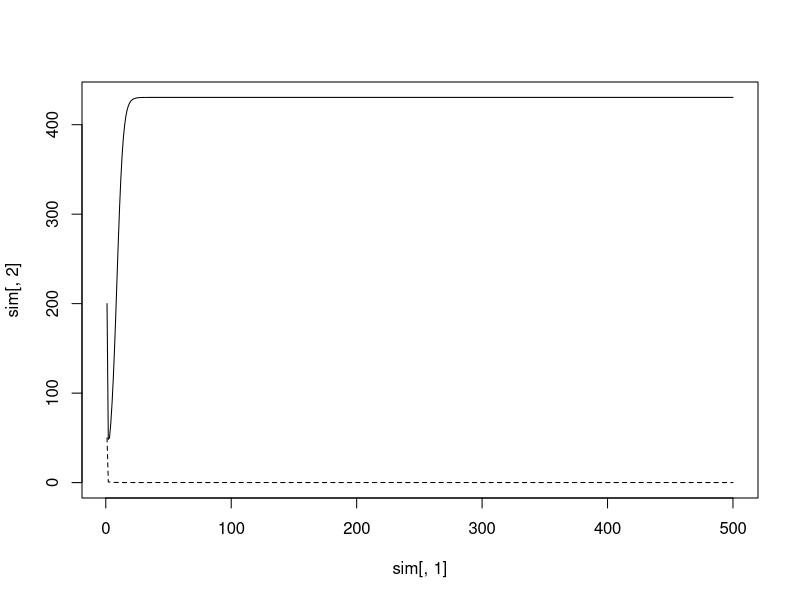
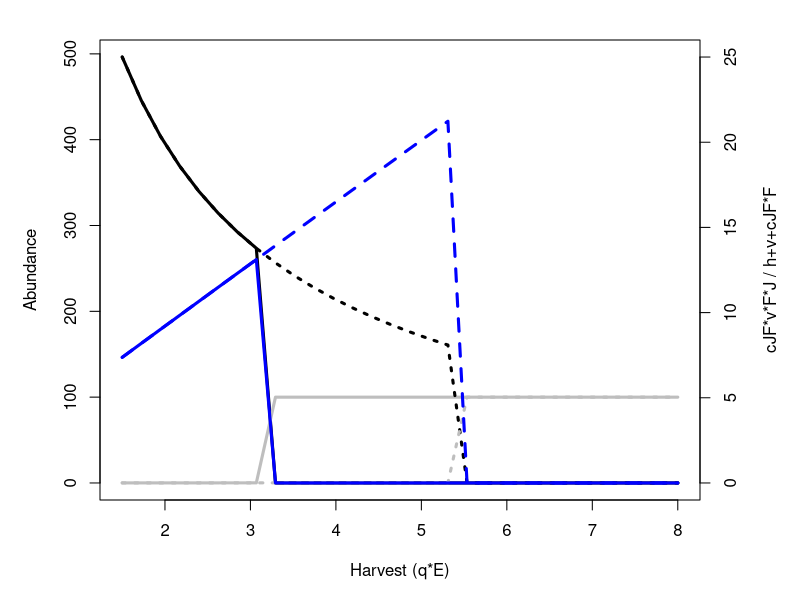
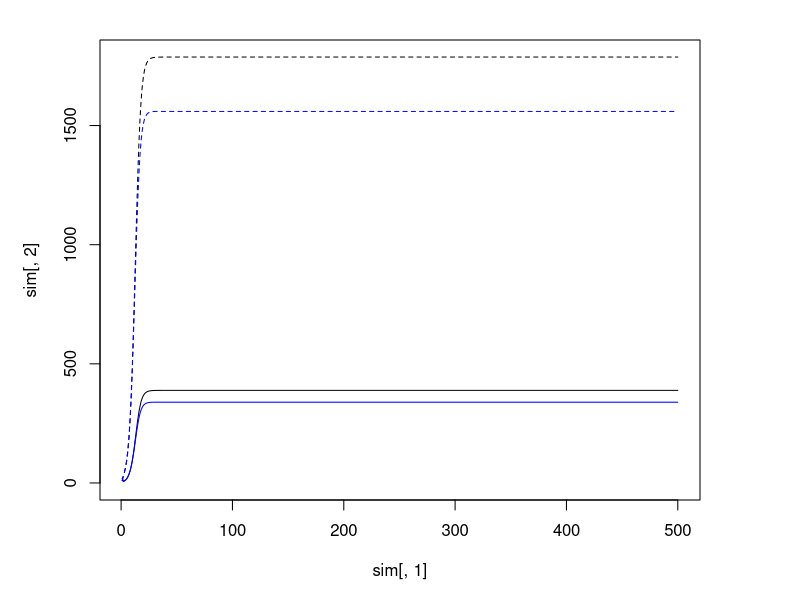
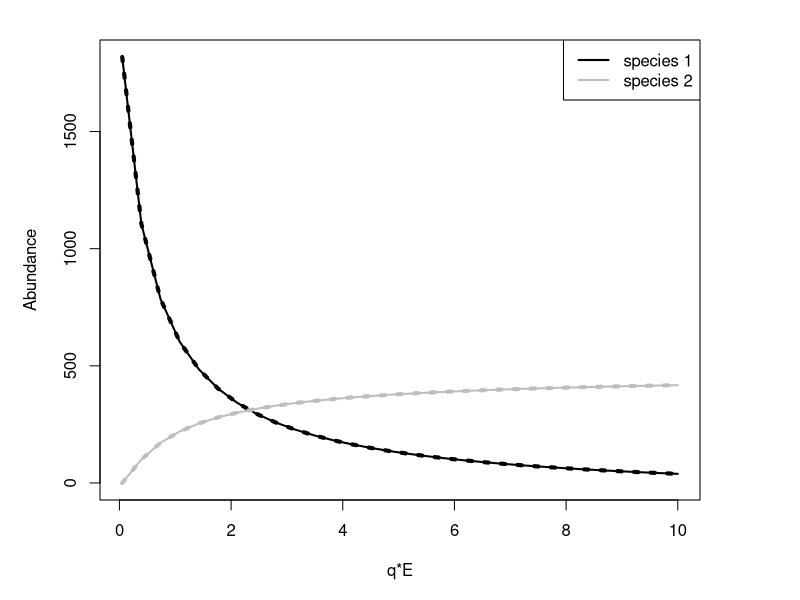
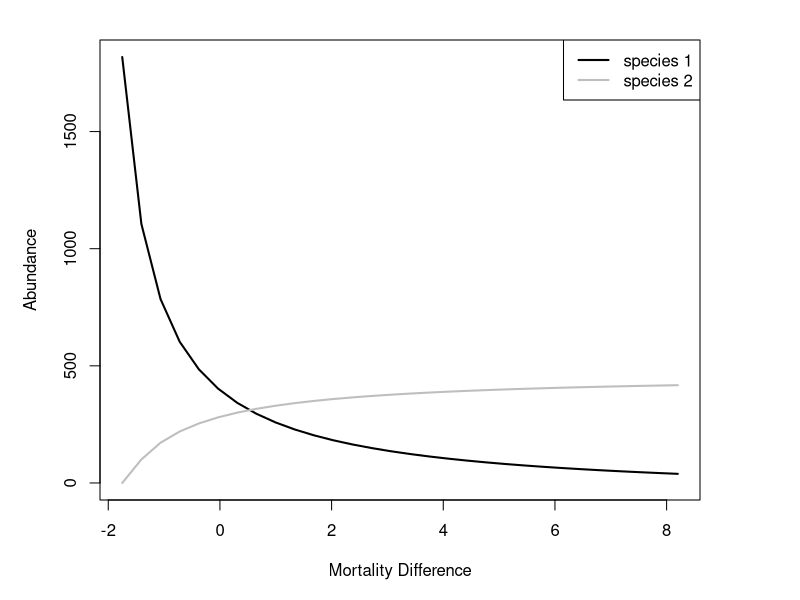
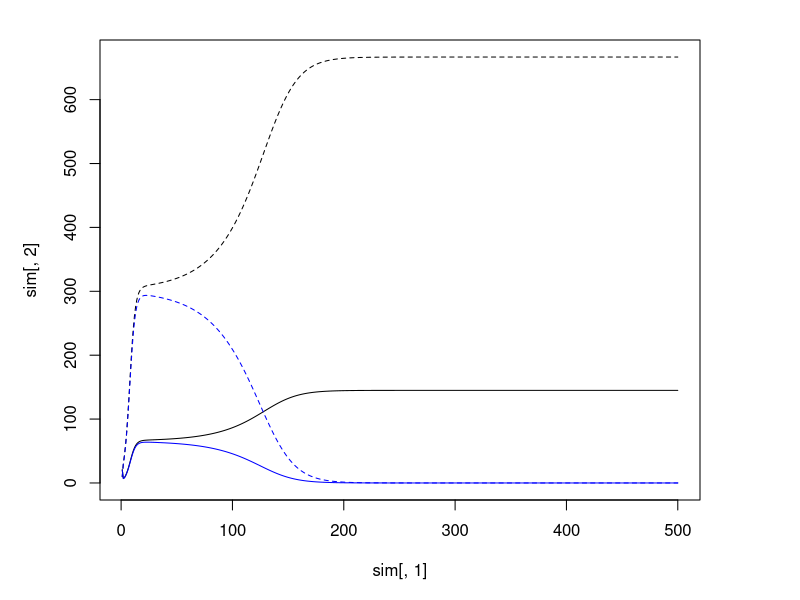
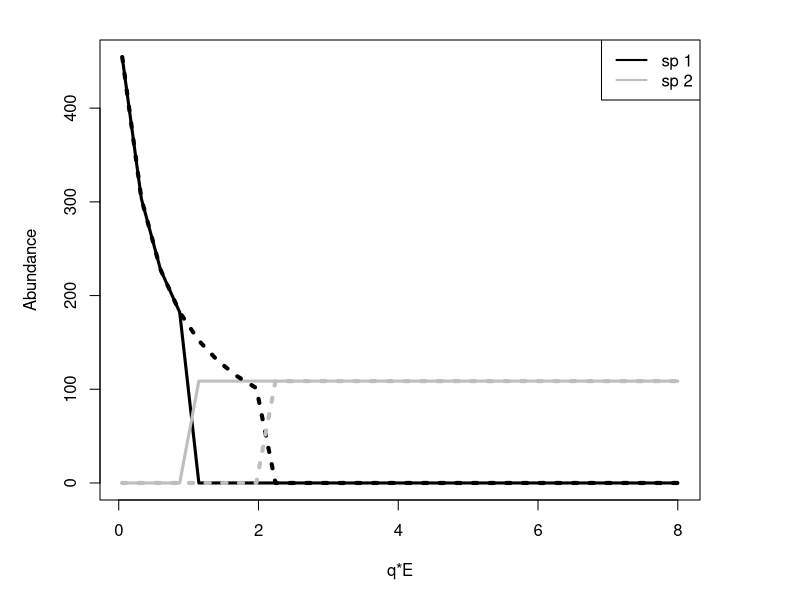
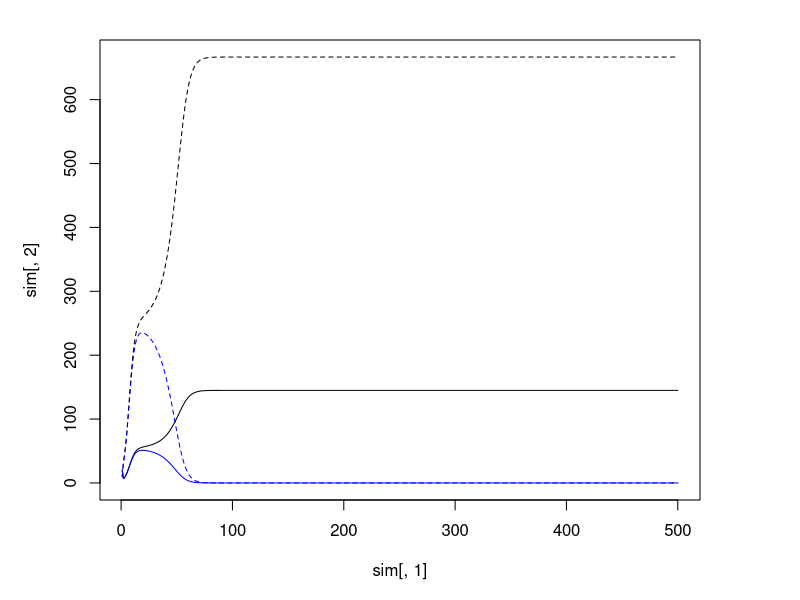

Source code (R) for these figures, in order:
library(deSolve)
simBiggs<-function(t,y,params){
  A<-y[1]
  F<-y[2]
  J<-y[3]
  with(as.list(params),{
    dAdt=-qE*A+(s-1)*A+s*J
    dFdt=Df*(Fr-F)-cFA*F*A
    dJdt=-cJA*J*A-(cJF*v*F*J)/(h+v+cJF*F)+f*A
    return(list(c(dAdt,dFdt,dJdt)))
  })
}
times=1:500
p=c(qE=1.8,s=0.5,Df=0.1,Fr=100,cFA=0.3,cJA=0.001,cJF=0.5,v=1,h=8,f=2)
y0=c(200,50,10)
sim=ode(y=y0,times=times,func=simBiggs,parms=p)
sim[nrow(sim),]
plot(sim[,1],sim[,2],type='l',ylim=c(0,max(sim[,2:3])))
lines(sim[,1],sim[,3],lty=2)
store=data.frame(qEs=seq(1.5,8,length.out=30),A=0,P=0,J=0,ref=0)
y0=c(20,100,40)
for(i in 1:nrow(store)){
  p=c(qE=store$qEs[i],s=0.5,Df=0.1,Fr=100,cFA=0.3,cJA=0.001,cJF=0.5,v=1,h=8,f=2)
  sim=ode(y=y0,times=times,func=simBiggs,parms=p)
  store$A[i]=sim[nrow(sim),2]
  store$P[i]=sim[nrow(sim),3]
  store$J[i]=sim[nrow(sim),4]
  store$ref[i]=(0.5*1*sim[nrow(sim),3]*sim[nrow(sim),4])/(8+1+0.5*sim[nrow(sim),3])
}
store2=data.frame(qEs=seq(1.5,8,length.out=30),A=0,P=0,J=0,ref=0)
y0=c(200,10,40)
for(i in 1:nrow(store)){
  p=c(qE=store2$qEs[i],s=0.5,Df=0.1,Fr=100,cFA=0.3,cJA=0.001,cJF=0.5,v=1,h=8,f=2)
  sim=ode(y=y0,times=times,func=simBiggs,parms=p)
  store2$A[i]=sim[nrow(sim),2]
  store2$P[i]=sim[nrow(sim),3]
  store2$J[i]=sim[nrow(sim),4]
  store2$ref[i]=(0.5*1*sim[nrow(sim),3]*sim[nrow(sim),4])/(8+1+0.5*sim[nrow(sim),3])
}
par(mar=c(5,5,2,5))
plot(store$qEs,store$A,lwd=3,type='l', ylab = "Abundance", xlab = "Harvest (q*E)")
lines(store$qEs,store$P,lwd=3,col='grey')
lines(store2$qEs,store2$A,lwd=3,lty=3)
lines(store2$qEs,store2$P,lwd=3,col='grey',lty=3)
par(new=T)
plot(store$qEs,store$ref,axes = F, type = 'l',xlab = NA,ylab = NA,col="blue",ylim=c(0,25),lwd=3)
lines(store2$qEs,store2$ref,lty=2,lwd=3,col="blue")
axis(side=4)
mtext(side=4,line=3,'cJF*v*F*J / h+v+cJF*F')

#### ADDING SECOND SPECIES IN ####

simBiggs2<-function(t,y,params){
  A1<-y[1]
  A2<-y[2]
  J1<-y[3]
  J2<-y[4]
  with(as.list(params),{
    dA1dt=-qE1*A1+(s1-1)*A1+s1*J1
    dA2dt=-qE2*A2+(s2-1)*A2+s2*J2
    dJ1dt=-cJ1A1*J1*A1-(cJ1A2*v1*A2*J1)/(h1+v1+cJ1A2*A2)+f1*A1
    dJ2dt=-cJ2A2*J2*A2-(cJ2A1*v2*A1*J2)/(h2+v2+cJ2A1*A1)+f2*A2
    return(list(c(dA1dt,dA2dt,dJ1dt,dJ2dt)))
  })
}
times=1:500
p=c(c(qE1=1.8,s1=0.5,cJ1A1=0.001,cJ1A2=0.001,v1=1,h1=6,f1=2),
    c(qE2=1.8,s2=0.5,cJ2A2=0.001,cJ2A1=0.003,v2=1,h2=10,f2=2))
y0=c(20,20,10,10)
sim=ode(y=y0,times=times,func=simBiggs2,parms=p)
sim[nrow(sim),]
plot(sim[,1],sim[,2],type='l',ylim=c(0,max(sim[,2:5])))
lines(sim[,1],sim[,3],col="blue")
lines(sim[,1],sim[,4],lty=2)
lines(sim[,1],sim[,5],lty=2,col="blue")


### RUNNING OVER A RANGE OF HARVESTS

store=data.frame(qEs=seq(.05,10,length.out=30),A1=0,A2=0,J1=0,J2=0)
y0=c(10,200,40,40)
for(i in 1:nrow(store)){
  p=c(c(qE1=store$qEs[i],s1=0.5,cJ1A1=0.001,cJ1A2=0.001,v1=1,h1=6,f1=2),
      c(qE2=1.8,s2=0.5,cJ2A2=0.001,cJ2A1=0.005,v2=1,h2=10,f2=2))
  sim=ode(y=y0,times=times,func=simBiggs2,parms=p)
  store$A1[i]=sim[nrow(sim),2]
  store$A2[i]=sim[nrow(sim),3]
  store$J1[i]=sim[nrow(sim),4]
  store$J2[i]=sim[nrow(sim),5]
}
plot(store$qEs,store$A1,lwd=2,type='l',ylim=c(0,max(store[,2:3])),ylab = "Abundance",xlab = "q*E")
lines(store$qEs,store$A2,lwd=2,col='grey')
legend("topright",legend = c("species 1", "species 2"), col = c("black","grey"),lwd=2)
store2=data.frame(qEs=seq(.05,10,length.out=30),A1=0,A2=0,J1=0,J2=0)
y0=c(200,10,40,40)
for(i in 1:nrow(store)){
  p=c(c(qE1=store$qEs[i],s1=0.5,cJ1A1=0.001,cJ1A2=0.001,v1=1,h1=6,f1=2),
      c(qE2=1.8,s2=0.5,cJ2A2=0.001,cJ2A1=0.005,v2=1,h2=10,f2=2))
  sim=ode(y=y0,times=times,func=simBiggs2,parms=p)
  store$A1[i]=sim[nrow(sim),2]
  store$A2[i]=sim[nrow(sim),3]
  store$J1[i]=sim[nrow(sim),4]
  store$J2[i]=sim[nrow(sim),5]
}
lines(store$qEs,store$A1,lwd=4,lty=3)
lines(store$qEs,store$A2,lwd=4,col='grey',lty=3)

plot((store$qEs-1.8),store$A1,lwd=2,type='l',ylim=c(0,max(store[,2:3])),ylab = "Abundance",xlab = "Mortality Difference")
lines((store$qEs-1.8),store$A2,lwd=2,col='grey')
legend("topright",legend = c("species 1", "species 2"), col = c("black","grey"),lwd=2)

#### ADDING JUVENILE COMP. TO 2SPP MODEL ####

simBiggs3<-function(t,y,params){
  A1<-y[1]
  A2<-y[2]
  J1<-y[3]
  J2<-y[4]
  with(as.list(params),{
    dA1dt=-qE1*A1+(s1-1)*A1+s1*J1
    dA2dt=-qE2*A2+(s2-1)*A2+s2*J2
    dJ1dt=-cJ1A1*J1*A1-cJ1A2*A2*J1-(cJ1J2*v1*J2*J1)/(h1+v1+cJ1J2*J2)+f1*A1
    dJ2dt=-cJ2A2*J2*A2-cJ2A1*A1*J2-(cJ2J1*v2*J1*J2)/(h2+v2+cJ2J1*J1)+f2*A2
    return(list(c(dA1dt,dA2dt,dJ1dt,dJ2dt)))
  })
}
times=1:500
p=c(c(qE1=1.8,s1=0.5,cJ1A1=0.003,cJ1A2=0.003,cJ1J2=0.001,v1=1,h1=6,f1=2),
    c(qE2=1.8,s2=0.5,cJ2A2=0.003,cJ2A1=0.003,cJ2J1=0.001,v2=1,h2=6,f2=2))
y0=c(21,20,10,10)
sim=ode(y=y0,times=times,func=simBiggs3,parms=p)
sim[nrow(sim),]
plot(sim[,1],sim[,2],type='l',ylim=c(0,max(sim[,2:5])))
lines(sim[,1],sim[,3],col="blue")
lines(sim[,1],sim[,4],lty=2)
lines(sim[,1],sim[,5],lty=2,col="blue")

### RUNNING OVER A RANGE OF HARVESTS

store=data.frame(qEs=seq(.05,8,length.out=30),A1=0,A2=0,J1=0,J2=0)
y0=c(10,200,40,40)
for(i in 1:nrow(store)){
  p=c(c(qE1=store$qEs[i],s1=0.5,cJ1A1=0.002,cJ1A2=0.002,cJ1J2=0.001,v1=1,h1=1,f1=1),
      c(qE2=1.8,s2=0.5,cJ2A2=0.002,cJ2A1=0.002,cJ2J1=0.001,v2=1,h2=20,f2=1))
  sim=ode(y=y0,times=times,func=simBiggs3,parms=p)
  store$A1[i]=sim[nrow(sim),2]
  store$A2[i]=sim[nrow(sim),3]
  store$J1[i]=sim[nrow(sim),4]
  store$J2[i]=sim[nrow(sim),5]
}
plot(store$qEs,store$A1,lwd=3,type='l',ylim=c(0,max(store[,2:3])),ylab = "Abundance",xlab = "q*E")
lines(store$qEs,store$A2,lwd=3,col='grey')
store2=data.frame(qEs=seq(.05,8,length.out=30),A1=0,A2=0,J1=0,J2=0)
y0=c(200,10,40,40)
for(i in 1:nrow(store)){
  p=c(c(qE1=store2$qEs[i],s1=0.5,cJ1A1=0.002,cJ1A2=0.002,cJ1J2=0.001,v1=1,h1=6,f1=1),
      c(qE2=1.8,s2=0.5,cJ2A2=0.002,cJ2A1=0.002,cJ2J1=0.001,v2=1,h2=6,f2=1))
  sim=ode(y=y0,times=times,func=simBiggs3,parms=p)
  store2$A1[i]=sim[nrow(sim),2]
  store2$A2[i]=sim[nrow(sim),3]
  store2$J1[i]=sim[nrow(sim),4]
  store2$J2[i]=sim[nrow(sim),5]
}
lines(store2$qEs,store2$A1,lwd=4,lty=3)
lines(store2$qEs,store2$A2,lwd=4,col='grey',lty=3)
legend("topright",legend = c("sp 1", "sp 2"), col = c("black","grey"),lwd=2)

#flipping location of juvenile competition and interspecific competition in the model
simBiggs4<-function(t,y,params){
  A1<-y[1]
  A2<-y[2]
  J1<-y[3]
  J2<-y[4]
  with(as.list(params),{
    dA1dt=-qE1*A1+(s1-1)*A1+s1*J1
    dA2dt=-qE2*A2+(s2-1)*A2+s2*J2
    dJ1dt=-cJ1A1*J1*A1-cJ1J2*J2*J1-(cJ1A2*v1*A2*J1)/(h1+v1+cJ1A2*A2)+f1*A1
    dJ2dt=-cJ2A2*J2*A2-cJ2J1*J1*J2-(cJ2A1*v2*A1*J2)/(h2+v2+cJ2A1*A1)+f2*A2
    return(list(c(dA1dt,dA2dt,dJ1dt,dJ2dt)))
  })
}
times=1:500
p=c(c(qE1=1.8,s1=0.5,cJ1A1=0.003,cJ1A2=0.003,cJ1J2=0.001,v1=1,h1=6,f1=2),
    c(qE2=1.8,s2=0.5,cJ2A2=0.003,cJ2A1=0.003,cJ2J1=0.001,v2=1,h2=6,f2=2))
y0=c(21,20,10,10)
sim=ode(y=y0,times=times,func=simBiggs4,parms=p)
sim[nrow(sim),]
plot(sim[,1],sim[,2],type='l',ylim=c(0,max(sim[,2:5])))
lines(sim[,1],sim[,3],col="blue")
lines(sim[,1],sim[,4],lty=2)
lines(sim[,1],sim[,5],lty=2,col="blue")

### RUNNING OVER A RANGE OF HARVESTS

store=data.frame(qEs=seq(.05,8,length.out=30),A1=0,A2=0,J1=0,J2=0)
y0=c(10,200,40,40)
for(i in 1:nrow(store)){
  p=c(c(qE1=store$qEs[i],s1=0.5,cJ1A1=0.002,cJ1A2=0.002,cJ1J2=0.001,v1=1,h1=6,f1=1),
      c(qE2=1.8,s2=0.5,cJ2A2=0.002,cJ2A1=0.002,cJ2J1=0.001,v2=1,h2=6,f2=1))
  sim=ode(y=y0,times=times,func=simBiggs4,parms=p)
  store$A1[i]=sim[nrow(sim),2]
  store$A2[i]=sim[nrow(sim),3]
  store$J1[i]=sim[nrow(sim),4]
  store$J2[i]=sim[nrow(sim),5]
}
plot(store$qEs,store$A1,lwd=3,type='l',ylim=c(0,max(store[,2:3])),ylab = "Abundance",xlab = "Harvest (q*E)")
lines(store$qEs,store$A2,lwd=3,col='grey')
store2=data.frame(qEs=seq(.05,8,length.out=30),A1=0,A2=0,J1=0,J2=0)
y0=c(200,10,40,40)
for(i in 1:nrow(store)){
  p=c(c(qE1=store2$qEs[i],s1=0.5,cJ1A1=0.002,cJ1A2=0.002,cJ1J2=0.001,v1=1,h1=6,f1=1),
      c(qE2=1.8,s2=0.5,cJ2A2=0.002,cJ2A1=0.002,cJ2J1=0.001,v2=1,h2=6,f2=1))
  sim=ode(y=y0,times=times,func=simBiggs4,parms=p)
  store2$A1[i]=sim[nrow(sim),2]
  store2$A2[i]=sim[nrow(sim),3]
  store2$J1[i]=sim[nrow(sim),4]
  store2$J2[i]=sim[nrow(sim),5]
}
lines(store2$qEs,store2$A1,lwd=3,lty=3)
lines(store2$qEs,store2$A2,lwd=3,col='grey',lty=3)
legend("topright",legend = c("sp 1", "sp 2"), col = c("black","grey"),lwd=2)

#taking cannibalism out of the model
simBiggs5<-function(t,y,params){
  A1<-y[1]
  A2<-y[2]
  J1<-y[3]
  J2<-y[4]
  with(as.list(params),{
    dA1dt=-qE1*A1+(s1-1)*A1+s1*J1
    dA2dt=-qE2*A2+(s2-1)*A2+s2*J2
    dJ1dt=-cJ1J2*J2*J1-(cJ1A2*v1*A2*J1)/(h1+v1+cJ1A2*A2)+f1*A1
    dJ2dt=-cJ2J1*J1*J2-(cJ2A1*v2*A1*J2)/(h2+v2+cJ2A1*A1)+f2*A2
    return(list(c(dA1dt,dA2dt,dJ1dt,dJ2dt)))
  })
}
times=1:1000
p=c(c(qE1=1.8,s1=0.2,cJ1A1=0.003,cJ1A2=0.06,cJ1J2=0.001,v1=1,h1=8,f1=2),
    c(qE2=1.8,s2=0.2,cJ2A2=0.003,cJ2A1=0.06,cJ2J1=0.001,v2=1,h2=8,f2=2))
y0=c(30,20,10,10)
sim=ode(y=y0,times=times,func=simBiggs5,parms=p)
sim[nrow(sim),]
plot(sim[,1],sim[,2],type='l',ylim=c(0,max(sim[,2:5])))
lines(sim[,1],sim[,3],col="blue")
lines(sim[,1],sim[,4],lty=2)
lines(sim[,1],sim[,5],lty=2,col="blue")

### RUNNING OVER A RANGE OF HARVESTS
# 4.24.20- haven't tried this yet the model is behaving weridly without cannibalism and I'm not sure why
store=data.frame(qEs=seq(.05,8,length.out=30),A1=0,A2=0,J1=0,J2=0)
y0=c(10,200,40,40)
for(i in 1:nrow(store)){
  p=c(c(qE1=store$qEs[i],s1=0.5,cJ1A1=0.002,cJ1A2=0.002,cJ1J2=0.001,v1=1,h1=8,f1=1),
      c(qE2=1.8,s2=0.5,cJ2A2=0.002,cJ2A1=0.002,cJ2J1=0.001,v2=1,h2=8,f2=1))
  sim=ode(y=y0,times=times,func=simBiggs4,parms=p)
  store$A1[i]=sim[nrow(sim),2]
  store$A2[i]=sim[nrow(sim),3]
  store$J1[i]=sim[nrow(sim),4]
  store$J2[i]=sim[nrow(sim),5]
}
plot(store$qEs,store$A1,lwd=3,type='l',ylim=c(0,max(store[,2:3])),ylab = "Abundance",xlab = "q*E")
lines(store$qEs,store$A2,lwd=3,col='grey')
store2=data.frame(qEs=seq(.05,8,length.out=30),A1=0,A2=0,J1=0,J2=0)
y0=c(200,10,40,40)
for(i in 1:nrow(store)){
  p=c(c(qE1=store2$qEs[i],s1=0.5,cJ1A1=0.002,cJ1A2=0.002,cJ1J2=0.001,v1=1,h1=6,f1=1),
      c(qE2=1.8,s2=0.5,cJ2A2=0.002,cJ2A1=0.002,cJ2J1=0.001,v2=1,h2=6,f2=1))
  sim=ode(y=y0,times=times,func=simBiggs4,parms=p)
  store2$A1[i]=sim[nrow(sim),2]
  store2$A2[i]=sim[nrow(sim),3]
  store2$J1[i]=sim[nrow(sim),4]
  store2$J2[i]=sim[nrow(sim),5]
}
lines(store2$qEs,store2$A1,lwd=4,lty=3)
lines(store2$qEs,store2$A2,lwd=4,col='grey',lty=3)
legend("topright",legend = c("sp 1", "sp 2"), col = c("black","grey"),lwd=2)
